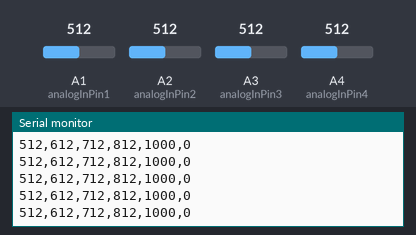
The sketch below on a simulated Arduino Uno, built with avr-gcc and run on an emulated ATmega328P. Shown: the last lines printed to the serial monitor. The test bench sets the inputs (shaded band); at power-on: A1 (analogInPin1) = 512, A4 (analogInPin4) = 512, A2 (analogInPin2) = 512, A3 (analogInPin3) = 512.

Above: at 1.2 s.
1.3 s: A1 (analogInPin1) set to 106
At 2.1 s:
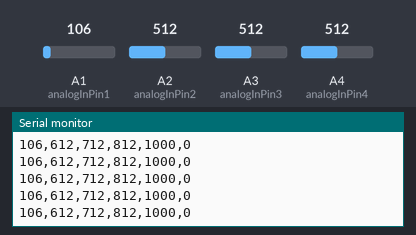
4.3 s: A1 (analogInPin1) set to 95
At 4.8 s:
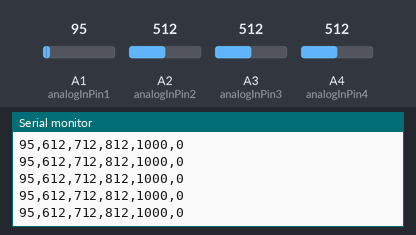
7.3 s: A4 (analogInPin4) set to 685
At 7.9 s:
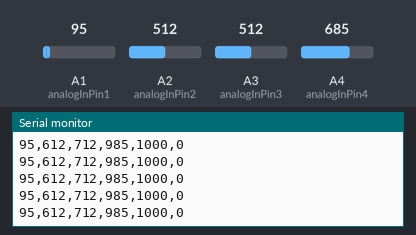
10.3 s: A4 (analogInPin4) set to 714
At 11.3 s:
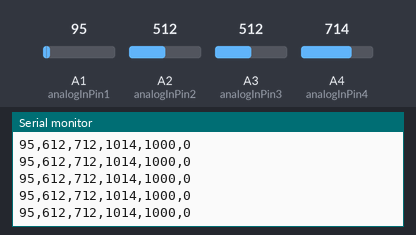
Timing chart, 0 to 13.3 s (numbered marks = the images above; inputs shaded):
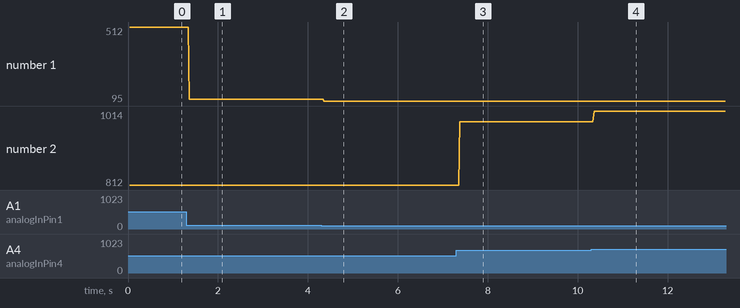

The sketch:

multitouch.ino
```cpp
const int analogInPin1 = A1;
const int analogInPin2 = A2;
const int analogInPin3 = A3;
const int analogInPin4 = A4;
int sensorValue1 = 0;
int sensorValue2 = 0;
int sensorValue3 = 0;
int sensorValue4 = 0;
int baseline1 = 0;
int baseline2 = 100;
int baseline3 = 200;
int baseline4 = 300;
double gain = 1.0;

void setup() {
  Serial.begin(9600);
  Serial.println("Sensor1,Sensor2,Sensor3,Sensor4,ref,ref");
}

void loop() {
  sensorValue1 = analogRead(analogInPin1)*gain+baseline1;
  sensorValue2 = analogRead(analogInPin2)*gain+baseline2;
  sensorValue3 = analogRead(analogInPin3)*gain+baseline3;
  sensorValue4 = analogRead(analogInPin4)*gain+baseline4;
  Serial.print(sensorValue1);
  Serial.print(",");
  Serial.print(sensorValue2);
  Serial.print(",");
  Serial.print(sensorValue3);
  Serial.print(",");
  Serial.print(sensorValue4);
  Serial.print(",1000");
  Serial.println(",0");
  delay(10);
}
```

Measured:
- after the input at 1.3 s, the serial monitor: prints a new line after 0.07 s (image 1)
- after the input at 4.3 s, the serial monitor: prints a new line after 0.06 s (image 2)
- after the input at 7.3 s, the serial monitor: prints a new line after 0.07 s (image 3)
- after the input at 10.3 s, the serial monitor: prints a new line after 0.06 s (image 4)
- plotted number 1: 512 → 106 after the input at 1.3 s, 106 → 95 after the input at 4.3 s
- plotted number 2: 812 → 985 after the input at 7.3 s, 985 → 1014 after the input at 10.3 s
